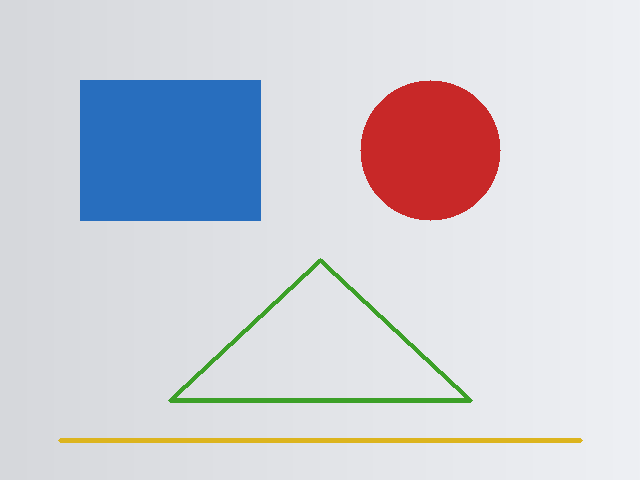
#> input picture lessons/python/素材/synth_shapes.png, 640 x 480 px, found by its file name
$ python 5-1.py
#> lines starting #> are read from the running program, lines starting #| are printed output that depends on the picture
# 练习 5-1：读取两张图，比较形状、灰度图与像素通道。
import cv2
import numpy as np


shapes = cv2.imread("素材/synth_shapes.png", cv2.IMREAD_COLOR)
#> shapes is the input picture: shape (480, 640, 3); mean B, G, R 215, 207.5, 207.3
balls = cv2.imread("素材/synth_balls.png", cv2.IMREAD_COLOR)
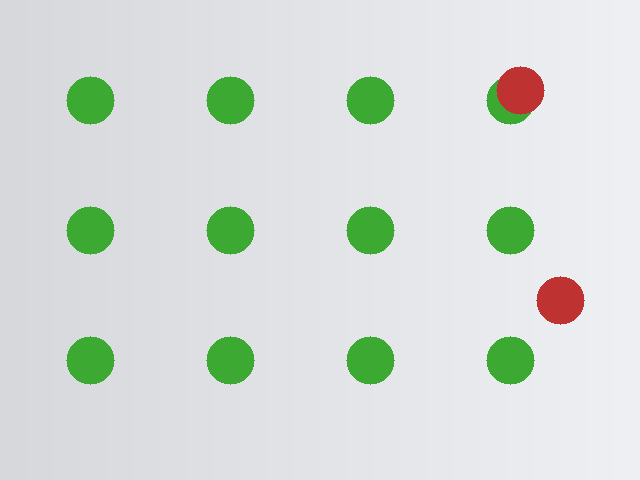
#> input picture lessons/python/素材/synth_balls.png, 640 x 480 px, found by its file name
#> balls is the input picture: shape (480, 640, 3); mean B, G, R 217.3, 221.6, 214.1
print("shapes:", shapes.shape, shapes.dtype)
#| shapes: (480, 640, 3) uint8
print("balls:", balls.shape, balls.dtype)
#| balls: (480, 640, 3) uint8
print("same size:", shapes.shape == balls.shape)
#| same size: True

gray = cv2.cvtColor(balls, cv2.COLOR_BGR2GRAY)
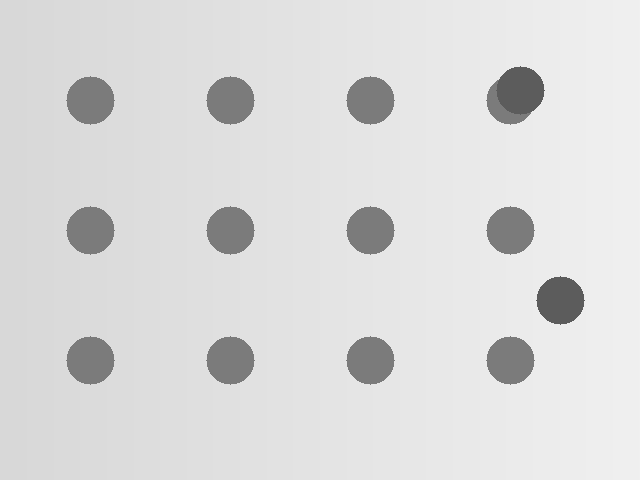
#> gray: shape (480, 640); min 92, max 240, mean 219
print("gray:", gray.shape, gray.dtype)
#| gray: (480, 640) uint8
print("pixel BGR/gray:", balls[100, 100].tolist(), int(gray[100, 100]))
#| pixel BGR/gray: [50, 170, 60] 123
print("means:", np.round(shapes.mean(axis=(0, 1)), 2).tolist())
#| means: [215.01, 207.5, 207.29]
print("ball means:", np.round(balls.mean(axis=(0, 1)), 2).tolist())
#| ball means: [217.32, 221.6, 214.09]
